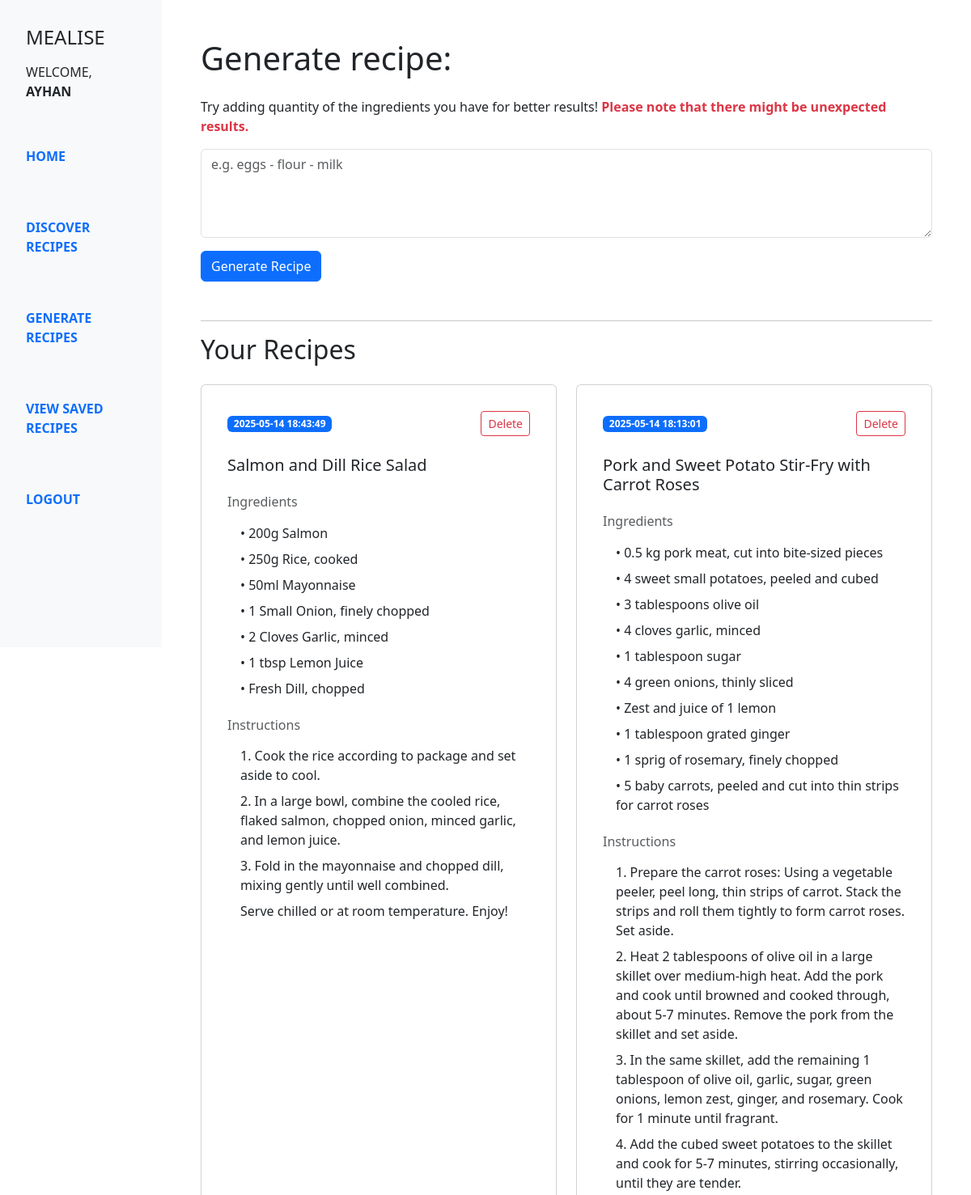
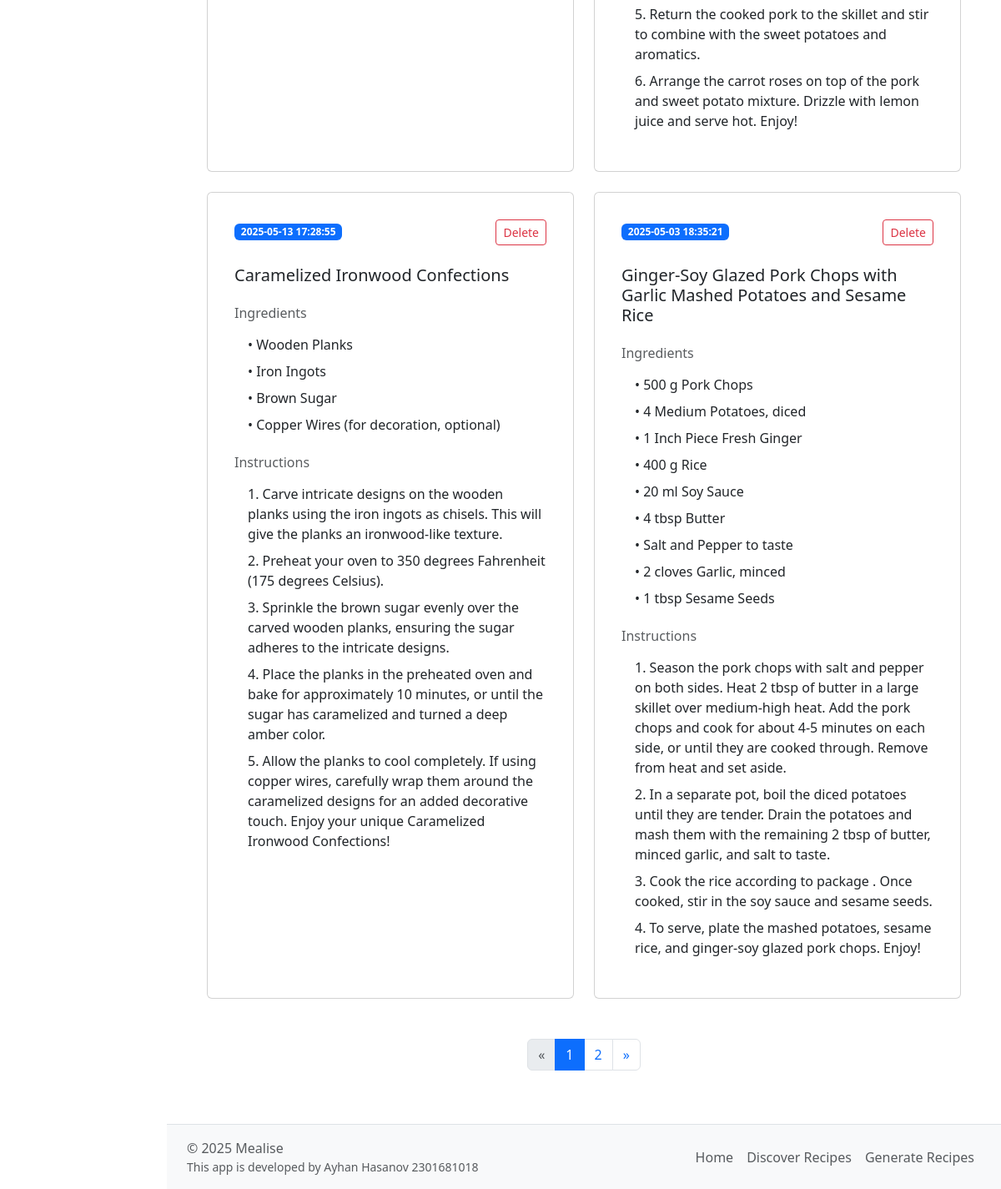
The page /recipes (signed in) on the database its author committed (2 pictures, top to bottom).
### models/models.py (models this page shows, shortened)
class User(db.Model, UserMixin):  # Inherit from UserMixin for Flask-Login
    id = db.Column(db.Integer, primary_key=True)
    username = db.Column(db.String(120), unique=True, nullable=False)
    email = db.Column(db.String(120), unique=True, nullable=False)
    password = db.Column(db.String(120), nullable=False)
    @property
    def is_authenticated(self):
        return True

class Recipe(db.Model):
    id = db.Column(db.Integer, primary_key=True)
    username = db.Column(db.String(150), db.ForeignKey('user.username'), nullable=False)
    ingredients = db.Column(db.String(500), nullable=False)
    recipe = db.Column(db.String(1000), nullable=False)
    title = db.Column(db.String(150), nullable=False)
    created_at = db.Column(db.DateTime, nullable=False)

### routes/gen_recipe.py (the view)
@recipes_bp.route('/recipes', methods=['GET'])
@login_required
def gen_recipe_page() :
    if not current_user.is_authenticated :
        print("User not logged in, redirecting to login page...")
        return redirect(url_for('auth.login'))
    username = current_user.username
    from models.models import Recipe
    page = request.args.get('page', 1, type=int)
    per_page = 4
    recipes = Recipe.query.filter_by(username=username).order_by(Recipe.created_at.desc()).paginate(page=page, per_page=per_page)
    return render_template('recipe_page.html', recipes=recipes)

### app.py (called while the page is built)
def create_app():
    app = Flask(__name__)
    app.secret_key = os.getenv('FLASK_SECRET_KEY')
    app.config['SQLALCHEMY_DATABASE_URI'] = os.getenv('DATABASE_URI')
    app.config['SQLALCHEMY_TRACK_MODIFICATIONS'] = False
    app.register_blueprint(auth_bp)
    app.register_blueprint(recipes_bp)
    app.register_blueprint(home_bp)
    app.register_blueprint(spoonacular_bp)
    db.init_app(app)
    bcrypt.init_app(app)
    login_manager = LoginManager()
    login_manager.init_app(app)
    login_manager.login_view = 'auth.login'  # Redirect to login page if not authenticated
    @login_manager.user_loader
    def load_user(user_id) :
        return db.session.get(User, int(user_id))  # Updated method to avoid the legacy warning
    with app.app_context():
        db.create_all()
    return app

### templates/recipe_page.html (shortened to what this page needs)
{% extends 'base.html' %}
{% block content %}
<div class="container py-5 px-4">
    <h1 class="mb-4">Generate recipe: </h1>
    <p>Try adding quantity of the ingredients you have for better results! <span class="text-danger fw-bold">Please note that there might be unexpected results.</span></p>
    <form id="generateForm" method="POST" action="{{ url_for('recipes.generate_and_save_recipe') }}" class="mb-5">
        <div class="mb-3">
            <textarea name="ingredients" id="ingredients" class="form-control" rows="4" placeholder="e.g. eggs - flour - milk" required></textarea>
        </div>
        <button type="submit" class="btn btn-primary">Generate Recipe</button>
    </form>
    <hr>
    <h2 class="mb-4">Your Recipes</h2>
    <div class="row g-4">
        {% for recipe in recipes.items %}
            <div class="col-md-6 d-flex">
                <div class="card w-100 h-100 p-3">
                    <div class="card-body d-flex flex-column">
                        <div>
                            <div class="d-flex align-items-center justify-content-between mb-4">
                                <span class="badge bg-primary">{{ recipe.created_at }}</span>
                                <form method="POST" action="{{ url_for('recipes.delete_recipe', recipe_id=recipe.id) }}" onsubmit="return confirm('Are you sure you want to delete this recipe?');">
                                    <button type="submit" class="btn btn-outline-danger btn-sm">Delete</button>
                                </form>
                            </div>
                            <h5 class="card-title mb-4">{{ recipe.title }}</h5>
                            <h6 class="text-muted mb-3">Ingredients</h6>
                            <ul class="list-unstyled ps-3 mb-4">
                                {% for ingredient in recipe.ingredients.split('--') %}
                                    {% if ingredient.strip() %}
                                        <li class="mb-2">• {{ ingredient.strip() }}</li>
                                    {% endif %}
                                {% endfor %}
                            </ul>
                            <h6 class="text-muted mb-3">Instructions</h6>
                            <ol class="ps-3 list-unstyled">
                                {% for step in recipe.recipe.split('\n') %}
                                    {% if step.strip() %}
                                        <li class="mb-2">{{ step.strip() }}</li>
                                    {% endif %}
                                {% endfor %}
                            </ol>
                        </div>
                    </div>
                </div>
            </div>
        {% endfor %}
    </div>
    <nav aria-label="Recipe navigation" class="mt-5">
        <ul class="pagination justify-content-center">
            {% if recipes.has_prev %}
                <li class="page-item">
                    <a class="page-link" href="{{ url_for('recipes.gen_recipe_page', page=recipes.prev_num) }}" aria-label="Previous">
                        <span aria-hidden="true">&laquo;</span>
                    </a>
                </li>
            {% else %}
                <li class="page-item disabled">
                    <span class="page-link" aria-label="Previous">&laquo;</span>
                </li>
            {% endif %}
            {% for page_num in range(1, recipes.pages + 1) %}
                <li class="page-item {% if page_num == recipes.page %}active{% endif %}">
                    <a class="page-link" href="{{ url_for('recipes.gen_recipe_page', page=page_num) }}">{{ page_num }}</a>
                </li>
            {% endfor %}
            {% if recipes.has_next %}
                <li class="page-item">
                    <a class="page-link" href="{{ url_for('recipes.gen_recipe_page', page=recipes.next_num) }}" aria-label="Next">
                        <span aria-hidden="true">&raquo;</span>
                    </a>
                </li>
            {% else %}
                <li class="page-item disabled">
                    <span class="page-link" aria-label="Next">&raquo;</span>
                </li>
            {% endif %}
        </ul>
    </nav>
</div>
{% endblock %}

### templates/base.html (shortened to what this page needs)
<!DOCTYPE html>
<html lang="en">
<head>
  <link href="https://cdn.jsdelivr.net/npm/bootstrap@5.3.5/dist/css/bootstrap.min.css" rel="stylesheet">
</head>
<body class="d-flex flex-column min-vh-100">
  <div class="container-fluid d-flex flex-grow-1">
  <div class="row flex-grow-1 w-100">
      <nav class="col-md-3 col-lg-2 d-md-block bg-light sidebar p-3 text-uppercase fw-semibold position-fixed" style="height: 100vh;">
        <h4 class="m-3">Mealise</h4>
        {% if current_user.is_authenticated %}
        <p class="px-3 fw-lighter">Welcome, <b>{{ current_user.username }}</b></p>
      {% endif %}
        <ul class="nav flex-column mt-5">
          <li class="nav-item mb-5">
            <a class="nav-link active" href="{{ url_for('home.landing') }}">Home</a>
          </li>
          <li class="nav-item mb-5">
            <a class="nav-link" href="{{ url_for('spoonacular.unified_discover') }}">Discover Recipes</a>
          </li>
          <li class="nav-item mb-5">
            <a class="nav-link" href="{{ url_for('recipes.gen_recipe_page') }}">Generate Recipes</a>
          </li>
          <li class="nav-item mb-5">
            <a class="nav-link" href="{{ url_for('spoonacular.view_saved_recipes') }}">View Saved Recipes</a>
          </li>
          <li class="nav-item mb-1">
            {% if current_user.is_authenticated %}
          <a class="nav-link" href="{{ url_for('auth.logout') }}">Logout</a>
        {% else %}
          <a class="nav-link" href="{{ url_for('auth.login') }}">Login</a>
        {% endif %}
          </li>
        </ul>
      </nav>
      <main class="ms-auto col-md-9 ms-sm-auto col-lg-10 px-md-4">
        {% block content %}
        {% endblock %}
      </main>
      <footer class=" ms-auto col-md-9 ms-sm-auto col-lg-10 px-md-4 d-flex justify-content-between align-items-center py-3 border-top bg-light px-4 mt-auto">
  <div class="d-flex flex-column">
    <span class="text-muted">&copy; 2025 Mealise</span>
    <small class="text-muted">This app is developed by Ayhan Hasanov 2301681018</small>
  </div>
  <ul class="nav justify-content-end">
    <li class="nav-item">
      <a class="nav-link px-2 text-muted" href="{{ url_for('home.landing') }}">Home</a>
    </li>
    <li class="nav-item">
      <a class="nav-link px-2 text-muted" href="{{ url_for('spoonacular.unified_discover') }}">Discover Recipes</a>
    </li>
    <li class="nav-item">
      <a class="nav-link px-2 text-muted" href="{{ url_for('recipes.gen_recipe_page') }}">Generate Recipes</a>
    </li>
  </ul>
</footer>
    </div>
  </div>
</body>
</html>

### rows shown on the page
User: username "AYHAN"
Recipe: created_at "2025-05-14 18:43:49", title "Salmon and Dill Rice Salad", strip "200g Salmon" "250g Rice, cooked" "50ml Mayonnaise" "1 Small Onion, finely chopped" "2 Cloves Garlic, minced" "1 tbsp Lemon Juice" "Fresh Dill, chopped", strip "1. Cook the rice according to package and set aside to cool." "2. In a large bowl, combine the cooled rice, flaked salmon, chopped onion, minced garlic, and lemon juice." "3. Fold in the mayonnaise and chopped dill, mixing gently until well combined." "Serve chilled or at room temperature. Enjoy!"
Recipe: created_at "2025-05-14 18:13:01", title "Pork and Sweet Potato Stir-Fry with Carrot Roses", strip "0.5 kg pork meat, cut into bite-sized pieces" "4 sweet small potatoes, peeled and cubed" "3 tablespoons olive oil" "4 cloves garlic, minced" "1 tablespoon sugar" "4 green onions, thinly sliced" "Zest and juice of 1 lemon" "1 tablespoon grated ginger" "1 sprig of rosemary, finely chopped" "5 baby carrots, peeled and cut into thin strips for carrot roses", strip "1. Prepare the carrot roses: Using a vegetable peeler, peel long, thin strips of carrot. Stack the strips and roll them tightly to form carrot roses. Set aside." "2. Heat 2 tablespoons of olive oil in a large skillet over medium-high heat. Add the pork and cook until browned and cooked through, about 5-7 minutes. Remove the pork from the skillet and set aside." "3. In the same skillet, add the remaining 1 tablespoon of olive oil, garlic, sugar, green onions, lemon zest, ginger, and rosemary. Cook for 1 minute until fragrant." "4. Add the cubed sweet potatoes to the skillet and cook for 5-7 minutes, stirring occasionally, until they are tender." "5. Return the cooked pork to the skillet and stir to combine with the sweet potatoes and aromatics." "6. Arrange the carrot roses on top of the pork and sweet potato mixture. Drizzle with lemon juice and serve hot. Enjoy!"
Recipe: created_at "2025-05-13 17:28:55", title "Caramelized Ironwood Confections", strip "Wooden Planks" "Iron Ingots" "Brown Sugar" "Copper Wires (for decoration, optional)", strip "1. Carve intricate designs on the wooden planks using the iron ingots as chisels. This will give the planks an ironwood-like texture." "2. Preheat your oven to 350 degrees Fahrenheit (175 degrees Celsius)." "3. Sprinkle the brown sugar evenly over the carved wooden planks, ensuring the sugar adheres to the intricate designs." "4. Place the planks in the preheated oven and bake for approximately 10 minutes, or until the sugar has caramelized and turned a deep amber color." "5. Allow the planks to cool completely. If using copper wires, carefully wrap them around the caramelized designs for an added decorative touch. Enjoy your unique Caramelized Ironwood Confections!"
Recipe: created_at "2025-05-03 18:35:21", title "Ginger-Soy Glazed Pork Chops with Garlic Mashed Potatoes and Sesame Rice", strip "500 g Pork Chops" "4 Medium Potatoes, diced" "1 Inch Piece Fresh Ginger" "400 g Rice" "20 ml Soy Sauce" "4 tbsp Butter" "Salt and Pepper to taste" "2 cloves Garlic, minced" "1 tbsp Sesame Seeds", strip "1. Season the pork chops with salt and pepper on both sides. Heat 2 tbsp of butter in a large skillet over medium-high heat. Add the pork chops and cook for about 4-5 minutes on each side, or until they are cooked through. Remove from heat and set aside." "2. In a separate pot, boil the diced potatoes until they are tender. Drain the potatoes and mash them with the remaining 2 tbsp of butter, minced garlic, and salt to taste." "3. Cook the rice according to package . Once cooked, stir in the soy sauce and sesame seeds." "4. To serve, plate the mashed potatoes, sesame rice, and ginger-soy glazed pork chops. Enjoy!"

### other values the page prints
{{ page_num }} "1" "2"
